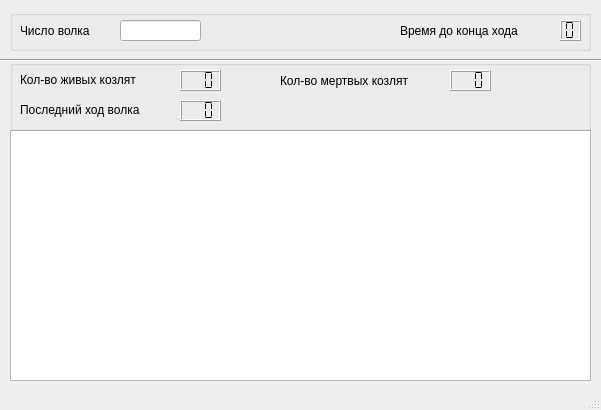
<?xml version="1.0" encoding="UTF-8"?>
<ui version="4.0">
 <class>MainWindow</class>
 <widget class="QMainWindow" name="MainWindow">
  <property name="geometry">
   <rect>
    <x>0</x>
    <y>0</y>
    <width>601</width>
    <height>410</height>
   </rect>
  </property>
  <property name="sizePolicy">
   <sizepolicy hsizetype="Fixed" vsizetype="Fixed">
    <horstretch>0</horstretch>
    <verstretch>0</verstretch>
   </sizepolicy>
  </property>
  <property name="windowTitle">
   <string>MainWindow</string>
  </property>
  <widget class="QWidget" name="centralwidget">
   <widget class="QGroupBox" name="groupBox">
    <property name="geometry">
     <rect>
      <x>10</x>
      <y>10</y>
      <width>581</width>
      <height>41</height>
     </rect>
    </property>
    <property name="title">
     <string/>
    </property>
    <widget class="QLabel" name="label">
     <property name="geometry">
      <rect>
       <x>10</x>
       <y>10</y>
       <width>111</width>
       <height>21</height>
      </rect>
     </property>
     <property name="text">
      <string>Число волка</string>
     </property>
    </widget>
    <widget class="QLCDNumber" name="moveTime">
     <property name="geometry">
      <rect>
       <x>550</x>
       <y>10</y>
       <width>21</width>
       <height>21</height>
      </rect>
     </property>
     <property name="frameShape">
      <enum>QFrame::Box</enum>
     </property>
     <property name="frameShadow">
      <enum>QFrame::Raised</enum>
     </property>
     <property name="digitCount">
      <number>1</number>
     </property>
     <property name="mode">
      <enum>QLCDNumber::Dec</enum>
     </property>
     <property name="segmentStyle">
      <enum>QLCDNumber::Flat</enum>
     </property>
    </widget>
    <widget class="QLineEdit" name="wolfNumber">
     <property name="geometry">
      <rect>
       <x>110</x>
       <y>10</y>
       <width>81</width>
       <height>21</height>
      </rect>
     </property>
    </widget>
    <widget class="QLabel" name="label_2">
     <property name="geometry">
      <rect>
       <x>390</x>
       <y>10</y>
       <width>151</width>
       <height>21</height>
      </rect>
     </property>
     <property name="text">
      <string>Время до конца хода</string>
     </property>
    </widget>
   </widget>
   <widget class="Line" name="line">
    <property name="geometry">
     <rect>
      <x>0</x>
      <y>50</y>
      <width>801</width>
      <height>21</height>
     </rect>
    </property>
    <property name="orientation">
     <enum>Qt::Horizontal</enum>
    </property>
   </widget>
   <widget class="QTableView" name="tableView">
    <property name="geometry">
     <rect>
      <x>10</x>
      <y>130</y>
      <width>581</width>
      <height>251</height>
     </rect>
    </property>
    <property name="horizontalScrollBarPolicy">
     <enum>Qt::ScrollBarAlwaysOff</enum>
    </property>
    <attribute name="horizontalHeaderCascadingSectionResizes">
     <bool>false</bool>
    </attribute>
    <attribute name="verticalHeaderCascadingSectionResizes">
     <bool>false</bool>
    </attribute>
   </widget>
   <widget class="QGroupBox" name="groupBox_2">
    <property name="geometry">
     <rect>
      <x>10</x>
      <y>60</y>
      <width>581</width>
      <height>71</height>
     </rect>
    </property>
    <property name="title">
     <string/>
    </property>
    <widget class="QLabel" name="label_10">
     <property name="geometry">
      <rect>
       <x>10</x>
       <y>10</y>
       <width>161</width>
       <height>20</height>
      </rect>
     </property>
     <property name="text">
      <string>Кол-во живых козлят</string>
     </property>
    </widget>
    <widget class="QLCDNumber" name="aliveNumber">
     <property name="geometry">
      <rect>
       <x>170</x>
       <y>10</y>
       <width>41</width>
       <height>21</height>
      </rect>
     </property>
     <property name="palette">
      <palette>
       <active>
        <colorrole role="WindowText">
         <brush brushstyle="SolidPattern">
          <color alpha="255">
           <red>38</red>
           <green>162</green>
           <blue>105</blue>
          </color>
         </brush>
        </colorrole>
       </active>
       <inactive>
        <colorrole role="WindowText">
         <brush brushstyle="SolidPattern">
          <color alpha="255">
           <red>0</red>
           <green>0</green>
           <blue>0</blue>
          </color>
         </brush>
        </colorrole>
       </inactive>
       <disabled>
        <colorrole role="WindowText">
         <brush brushstyle="SolidPattern">
          <color alpha="255">
           <red>190</red>
           <green>190</green>
           <blue>190</blue>
          </color>
         </brush>
        </colorrole>
       </disabled>
      </palette>
     </property>
     <property name="styleSheet">
      <string notr="true"/>
     </property>
     <property name="frameShape">
      <enum>QFrame::Box</enum>
     </property>
     <property name="frameShadow">
      <enum>QFrame::Raised</enum>
     </property>
     <property name="lineWidth">
      <number>1</number>
     </property>
     <property name="smallDecimalPoint">
      <bool>false</bool>
     </property>
     <property name="digitCount">
      <number>3</number>
     </property>
     <property name="mode">
      <enum>QLCDNumber::Dec</enum>
     </property>
     <property name="segmentStyle">
      <enum>QLCDNumber::Flat</enum>
     </property>
    </widget>
    <widget class="QLabel" name="label_11">
     <property name="geometry">
      <rect>
       <x>270</x>
       <y>10</y>
       <width>171</width>
       <height>21</height>
      </rect>
     </property>
     <property name="text">
      <string>Кол-во мертвых козлят</string>
     </property>
    </widget>
    <widget class="QLCDNumber" name="deadNumber">
     <property name="geometry">
      <rect>
       <x>440</x>
       <y>10</y>
       <width>41</width>
       <height>21</height>
      </rect>
     </property>
     <property name="palette">
      <palette>
       <active>
        <colorrole role="WindowText">
         <brush brushstyle="SolidPattern">
          <color alpha="255">
           <red>192</red>
           <green>28</green>
           <blue>40</blue>
          </color>
         </brush>
        </colorrole>
       </active>
       <inactive>
        <colorrole role="WindowText">
         <brush brushstyle="SolidPattern">
          <color alpha="255">
           <red>0</red>
           <green>0</green>
           <blue>0</blue>
          </color>
         </brush>
        </colorrole>
       </inactive>
       <disabled>
        <colorrole role="WindowText">
         <brush brushstyle="SolidPattern">
          <color alpha="255">
           <red>190</red>
           <green>190</green>
           <blue>190</blue>
          </color>
         </brush>
        </colorrole>
       </disabled>
      </palette>
     </property>
     <property name="frameShadow">
      <enum>QFrame::Raised</enum>
     </property>
     <property name="lineWidth">
      <number>1</number>
     </property>
     <property name="digitCount">
      <number>3</number>
     </property>
     <property name="segmentStyle">
      <enum>QLCDNumber::Flat</enum>
     </property>
    </widget>
    <widget class="QLabel" name="label_14">
     <property name="geometry">
      <rect>
       <x>10</x>
       <y>40</y>
       <width>161</width>
       <height>20</height>
      </rect>
     </property>
     <property name="text">
      <string>Последний ход волка</string>
     </property>
    </widget>
    <widget class="QLCDNumber" name="lastWolfNumber">
     <property name="geometry">
      <rect>
       <x>170</x>
       <y>40</y>
       <width>41</width>
       <height>21</height>
      </rect>
     </property>
     <property name="palette">
      <palette>
       <active/>
       <inactive/>
       <disabled/>
      </palette>
     </property>
     <property name="styleSheet">
      <string notr="true"/>
     </property>
     <property name="frameShape">
      <enum>QFrame::Box</enum>
     </property>
     <property name="frameShadow">
      <enum>QFrame::Raised</enum>
     </property>
     <property name="lineWidth">
      <number>1</number>
     </property>
     <property name="smallDecimalPoint">
      <bool>false</bool>
     </property>
     <property name="digitCount">
      <number>3</number>
     </property>
     <property name="mode">
      <enum>QLCDNumber::Dec</enum>
     </property>
     <property name="segmentStyle">
      <enum>QLCDNumber::Flat</enum>
     </property>
    </widget>
   </widget>
  </widget>
  <widget class="QStatusBar" name="statusbar"/>
 </widget>
 <resources/>
 <connections/>
 <slots>
  <slot>wolfNumberEntered()</slot>
  <slot>addCoat()</slot>
  <slot>deleteCoat()</slot>
 </slots>
</ui>
